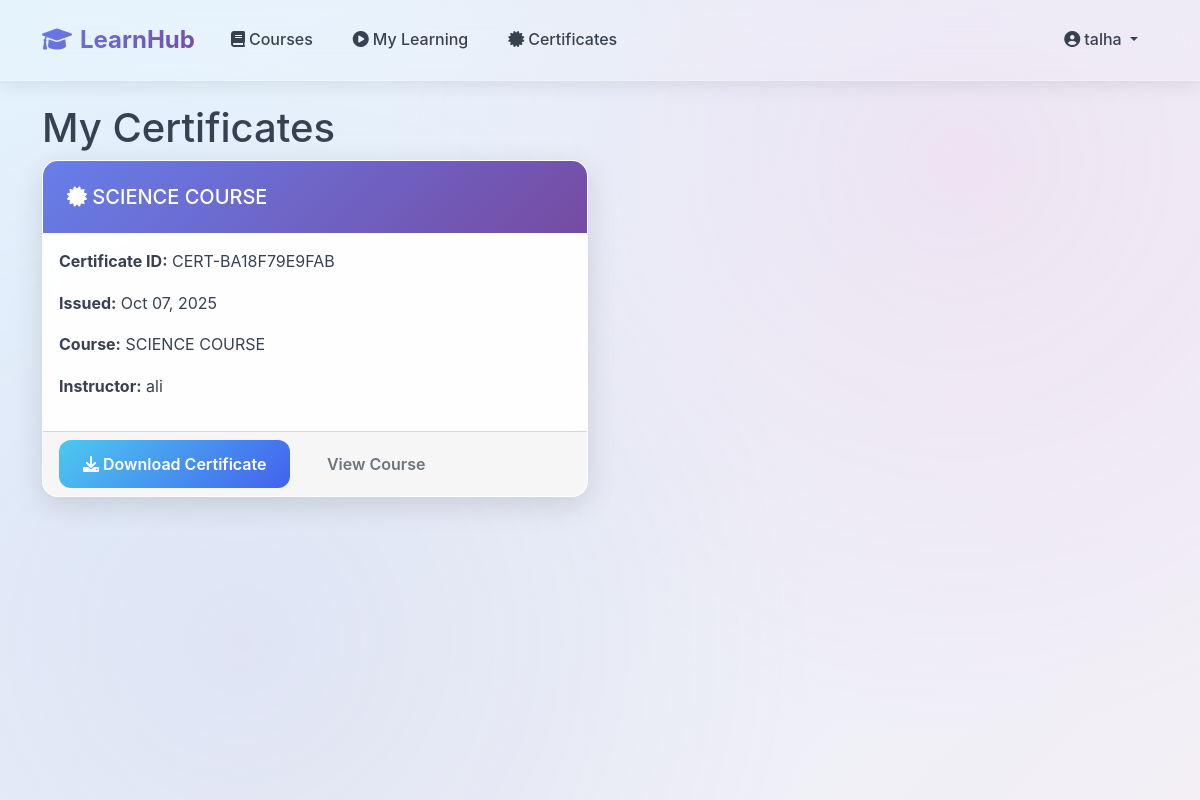
The page /my-certificates/ (signed in) on the database its author committed.
### courses/models.py (models this page shows, shortened)
class Certificate(models.Model):
    student = models.ForeignKey(User, on_delete=models.CASCADE, related_name='certificates')
    course = models.ForeignKey(Course, on_delete=models.CASCADE, related_name='certificates')
    issued_at = models.DateTimeField(auto_now_add=True)
    certificate_id = models.CharField(max_length=100, unique=True)
    download_url = models.URLField(blank=True, null=True)
    class Meta:
        unique_together = ['student', 'course']

class Course(models.Model):
    title = models.CharField(max_length=200)
    description = models.TextField()
    instructor = models.ForeignKey(User, on_delete=models.CASCADE, related_name='courses_taught')
    price = models.DecimalField(max_digits=10, decimal_places=2, default=0.00)
    thumbnail = models.ImageField(upload_to='course_thumbnails/', null=True, blank=True)
    created_at = models.DateTimeField(auto_now_add=True)
    updated_at = models.DateTimeField(auto_now=True)
    is_published = models.BooleanField(default=False)

### courses/views.py (the view)
# urls.py: path('my-certificates/', views.my_certificates, name='my_certificates'),
@login_required
def my_certificates(request):
    certificates = Certificate.objects.filter(student=request.user)
    return render(request, 'courses/my_certificates.html', {
        'certificates': certificates
    })

### courses/templates/courses/my_certificates.html (shortened to what this page needs)
{% extends 'base.html' %}
{% block content %}
<div class="row">
    <div class="col-md-12">
        <h1>My Certificates</h1>
        {% if certificates %}
        <div class="row">
            {% for certificate in certificates %}
            <div class="col-md-6 mb-4">
                <div class="card h-100">
                    <div class="card-header bg-success text-white">
                        <h5 class="mb-0">
                            <i class="fas fa-certificate"></i>
                            {{ certificate.course.title }}
                        </h5>
                    </div>
                    <div class="card-body">
                        <p><strong>Certificate ID:</strong> {{ certificate.certificate_id }}</p>
                        <p><strong>Issued:</strong> {{ certificate.issued_at|date:"M d, Y" }}</p>
                        <p><strong>Course:</strong> {{ certificate.course.title }}</p>
                        <p><strong>Instructor:</strong> {{ certificate.course.instructor.username }}</p>
                    </div>
                    <div class="card-footer">
                        <a href="{% url 'generate_certificate' certificate.course.id %}"
                           class="btn btn-primary" target="_blank">
                            <i class="fas fa-download"></i> Download Certificate
                        </a>
                        <a href="{% url 'course_dashboard' certificate.course.id %}"
                           class="btn btn-outline-secondary ms-2">
                            View Course
                        </a>
                    </div>
                </div>
            </div>
            {% endfor %}
        </div>
        {% else %}
        <div class="alert alert-info">
            <h4>No Certificates Yet</h4>
            <p>Complete some courses to earn certificates!</p>
            <a href="{% url 'course_list' %}" class="btn btn-primary">Browse Courses</a>
        </div>
        {% endif %}
    </div>
</div>
{% endblock %}

### templates/base.html (shortened to what this page needs)
<!DOCTYPE html>
<html lang="en">
<head>
    <link href="https://cdn.jsdelivr.net/npm/bootstrap@5.1.3/dist/css/bootstrap.min.css" rel="stylesheet">
    <link rel="stylesheet" href="https://cdnjs.cloudflare.com/ajax/libs/font-awesome/6.0.0/css/all.min.css">
    <link rel="stylesheet" href="https://cdnjs.cloudflare.com/ajax/libs/animate.css/4.1.1/animate.min.css">
    {% load static %}
    <link rel="stylesheet" href="{% static 'css/custom.css' %}">
</head>
<body>
    <nav class="navbar navbar-expand-lg navbar-light fixed-top">
        <div class="container">
            <a class="navbar-brand fw-bold" href="{% url 'course_list' %}">
                <i class="fas fa-graduation-cap me-2"></i>LearnHub
            </a>
            <div class="collapse navbar-collapse" id="navbarNav">
                <ul class="navbar-nav me-auto">
                    <li class="nav-item">
                        <a class="nav-link" href="{% url 'course_list' %}">
                            <i class="fas fa-book me-1"></i>Courses
                        </a>
                    </li>
                    {% if user.is_authenticated %}
                    <li class="nav-item">
                        <a class="nav-link" href="{% url 'my_courses' %}">
                            <i class="fas fa-play-circle me-1"></i>My Learning
                        </a>
                    </li>
                    <li class="nav-item">
                        <a class="nav-link" href="{% url 'my_certificates' %}">
                            <i class="fas fa-certificate me-1"></i>Certificates
                        </a>
                    </li>
                    {% endif %}
                </ul>
                <ul class="navbar-nav">
                    {% if user.is_authenticated %}
                    <li class="nav-item dropdown">
                        <a class="nav-link dropdown-toggle" href="#" id="navbarDropdown" role="button" data-bs-toggle="dropdown">
                            <i class="fas fa-user-circle me-1"></i>{{ user.username }}
                        </a>
                    </li>
                    {% endif %}
                </ul>
            </div>
        </div>
    </nav>
    <main style="padding-top: 80px;">
        <div class="container mt-4">
            {% block content %}
            {% endblock %}
        </div>
    </main>
</body>
<div class="background-overlay"></div>
</html>

### static/css/custom.css (style rules this page uses)
:root { --primary: #4361ee; --primary-dark: #3a0ca3; --secondary: #7209b7; --success: #4cc9f0; --warning: #f72585; --light: #f8f9fa; --dark: #212529; --gradient-primary: linear-gradient(135deg, #667eea 0%, #764ba2 100%); --gradient-success: linear-gradient(135deg, #4cc9f0 0%, #4361ee 100%); --body-bg: linear-gradient(135deg, #e3f2fd 0%, #f3eff5 100%); }
body { font-family: 'Inter', 'Segoe UI', system-ui, sans-serif; background: var(--body-bg); background-attachment: fixed; min-height: 100vh; line-height: 1.6; color: #374151; margin: 0; padding: 0; }
.background-overlay { position: fixed; top: 0; left: 0; width: 100%; height: 100%; background: radial-gradient(circle at 20% 80%, rgba(120, 119, 198, 0.1) 0%, transparent 50%), radial-gradient(circle at 80% 20%, rgba(255, 119, 198, 0.1) 0%, transparent 50%); pointer-events: none; z-index: -1; }
.navbar { margin-bottom: 0 !important; }
.card { border: none; border-radius: 16px; box-shadow: 0 8px 30px rgba(0, 0, 0, 0.12); background: rgba(255, 255, 255, 0.95); backdrop-filter: blur(10px); transition: all 0.3s cubic-bezier(0.4, 0, 0.2, 1); overflow: hidden; border: 1px solid rgba(255, 255, 255, 0.2); }
.card-header { background: var(--gradient-primary); border-bottom: none; padding: 1.5rem; }
.card-header h1, .card-header h2, .card-header h3, .card-header h4, .card-header h5, .card-header h6 { color: white; margin: 0; }
.btn { border-radius: 12px; font-weight: 600; padding: 0.75rem 1.5rem; border: none; transition: all 0.3s cubic-bezier(0.4, 0, 0.2, 1); position: relative; overflow: hidden; }
.btn-primary { background: var(--gradient-success); color: white; }
.navbar { background: rgba(255, 255, 255, 0.1) !important; backdrop-filter: blur(20px); box-shadow: 0 2px 20px rgba(0,0,0,0.1); padding: 1rem 0; border-bottom: 1px solid rgba(255, 255, 255, 0.2); transition: all 0.3s ease; }
.navbar-brand { font-weight: 700; font-size: 1.5rem; background: var(--gradient-primary); -webkit-background-clip: text; -webkit-text-fill-color: transparent; background-clip: text; }
.nav-link { font-weight: 500; border-radius: 8px; margin: 0 0.25rem; transition: all 0.2s ease; padding: 0.5rem 1rem !important; color: #374151 !important; }
.navbar { z-index: 1030; }
html { scroll-behavior: smooth; }

### rows shown on the page
Certificate: course "SCIENCE COURSE", certificate_id "CERT-BA18F79E9FAB", issued_at "Oct 07, 2025", course.instructor.username "ali"

### other values the page prints
{{ user.username }} "talha"
